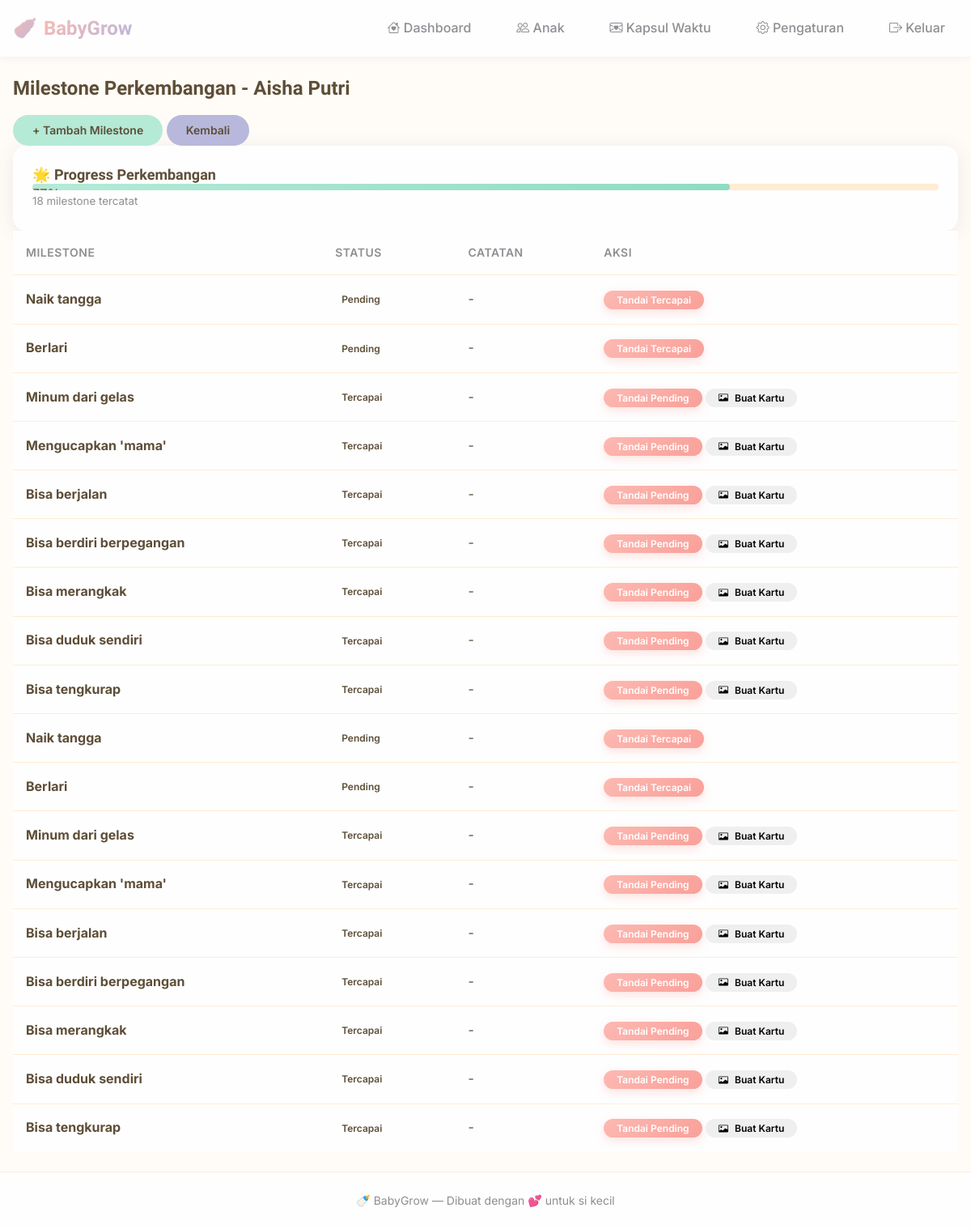
The page /children/1/milestone (signed in) on the database its author committed.
### tables this page shows
CREATE TABLE children (
            id INTEGER PRIMARY KEY AUTOINCREMENT,
            user_id INTEGER,
            name TEXT,
            dob TEXT,
            gender TEXT
        );

CREATE TABLE development (
            id INTEGER PRIMARY KEY AUTOINCREMENT,
            child_id INTEGER,
            milestone TEXT,
            status TEXT DEFAULT 'pending',
            noted TEXT
        );

### app.py (the view)
@app.route('/children/<int:child_id>/milestone')
def milestone_list(child_id):
    db = get_db()
    user_id = session.get('user_id')
    if not user_id:
        return redirect(url_for('login'))
    cur = db.execute('SELECT id,name FROM children WHERE id=? AND user_id=?', (child_id, user_id))
    child = cur.fetchone()
    if not child:
        flash('Anak tidak ditemukan.')
        return redirect(url_for('children'))
    cur = db.execute('SELECT id,milestone,status,noted FROM development WHERE child_id=? ORDER BY id DESC', (child_id,))
    milestones = cur.fetchall()
    total = len(milestones)
    done = sum(1 for m in milestones if m['status'] == 'done') if milestones else 0
    progress = int((done / total * 100)) if total > 0 else 0
    return render_template('milestone_list.html', child=child, milestones=milestones, progress=progress)

### db.py (called while the page is built)
def get_db():
    db = getattr(g, '_database', None)
    if db is None:
        if DB_TYPE == 'mysql':
            import mysql.connector
            host = os.environ.get('MYSQL_HOST', 'localhost')
            port = int(os.environ.get('MYSQL_PORT', '3306'))
            user = os.environ.get('MYSQL_USER', 'root')
            password = os.environ.get('MYSQL_PASSWORD', '')
            database = os.environ.get('MYSQL_DB', 'balita_db')
            conn = mysql.connector.connect(
                host=host,
                port=port,
                user=user,
                password=password,
                database=database
            )
            db = MySQLDBWrapper(conn)
        else:
            os.makedirs(DATABASE_DIR, exist_ok=True)
            conn = sqlite3.connect(DATABASE)
            conn.row_factory = sqlite3.Row
            db = conn
        g._database = db
    return db

def close_connection(exception):
    db = getattr(g, '_database', None)
    if db is not None:
        try:
            db.close()
        except Exception:
            pass

### templates/milestone_list.html (shortened to what this page needs)
{% extends "base.html" %}
{% block content %}
<div class="container mt-4">
    <div class="row mb-4">
        <div class="col-md-6">
            <h2>Milestone Perkembangan - {{ child['name'] }}</h2>
        </div>
        <div class="col-md-6 text-end">
            <a href="{{ url_for('add_milestone', child_id=child['id']) }}" class="btn btn-success">+ Tambah Milestone</a>
            <a href="{{ url_for('children') }}" class="btn btn-secondary">Kembali</a>
        </div>
    </div>
    {% if milestones %}
    <div class="card mb-4">
        <div class="card-body">
            <h5 class="card-title">🌟 Progress Perkembangan</h5>
            <div class="progress">
                <div class="progress-bar bg-success" role="progressbar" style="width: {{ progress }}%;" aria-valuenow="{{ progress }}" aria-valuemin="0" aria-valuemax="100">
                </div>
            </div>
            <small class="text-muted">{{ milestones | length }} milestone tercatat</small>
        </div>
    </div>
    <div class="table-responsive">
        <table class="table table-hover">
            <thead class="table-light">
                <tr>
                    <th>Milestone</th>
                    <th>Status</th>
                    <th>Catatan</th>
                    <th style="min-width: 200px;">Aksi</th>
                </tr>
            </thead>
            <tbody>
                {% for m in milestones %}
                <tr class="{% if m['status'] == 'done' %}table-success{% endif %}">
                    <td><strong>{{ m['milestone'] }}</strong></td>
                    <td>
                        {% if m['status'] == 'done' %}
                        <span class="badge bg-success">Tercapai</span>
                        {% else %}
                        <span class="badge bg-warning">Pending</span>
                        {% endif %}
                    </td>
                    <td>{{ m['noted'] if m['noted'] else '-' }}</td>
                    <td>
                        <form method="POST" action="{{ url_for('toggle_milestone', child_id=child['id'], milestone_id=m['id']) }}" style="display:inline;">
                            <button type="submit" class="btn btn-sm btn-primary">
                                {% if m['status'] == 'done' %}
                                Tandai Pending
                                {% else %}
                                Tandai Tercapai
                                {% endif %}
                            </button>
                        </form>
                        {% if m['status'] == 'done' %}
                        <button
                            class="btn btn-sm btn-outline-success ms-1"
                            onclick="generateMilestoneCard('{{ child['name'] }}', '{{ m['milestone'] }}', '{{ m['noted'] or 'Hari ini' }}')"
                            title="Buat kartu untuk dibagikan"
                        >
                            <i class="bi bi-card-image"></i> Buat Kartu
                        </button>
                        {% endif %}
                    </td>
                </tr>
                {% endfor %}
            </tbody>
        </table>
    </div>
    {% else %}
    <div class="alert alert-info">
        Belum ada milestone tercatat. <a href="{{ url_for('add_milestone', child_id=child['id']) }}">Tambah milestone sekarang</a>
    </div>
    {% endif %}
</div>
{% endblock %}

### static/css/style.css (style rules this page uses)
:root { --color-peach: #ffecd2; --color-peach-dark: #ffd9b3; --color-blush: #fcb9b2; --color-blush-dark: #f9a099; --color-lavender: #b8b8dc; --color-lavender-dark: #9999c9; --color-mint: #b5ead7; --color-mint-dark: #8edcc2; --color-cream: #fff8f0; --color-cloud: #fefefe; --color-text-primary: #5d4e37; --color-text-secondary: #8e8e93; --color-text-light: #b5a99a; --color-text-white: #ffffff; --color-success: #7bc67e; --color-warning: #ffd166; --color-error: #ef767a; --color-info: #6b9ac4; --shadow-sm: 0 2px 8px rgba(93, 78, 55, 0.06); --shadow-md: 0 4px 20px rgba(93, 78, 55, 0.08); --shadow-lg: 0 8px 40px rgba(93, 78, 55, 0.12); --shadow-card: 0 4px 24px rgba(93, 78, 55, 0.1); --radius-sm: 8px; --radius-md: 12px; --radius-lg: 16px; --radius-xl: 24px; --radius-full: 9999px; --space-xs: 4px; --space-sm: 8px; --space-md: 16px; --space-lg: 24px; --space-xl: 32px; --space-2xl: 48px; --transition-fast: 0.15s ease; --transition-normal: 0.25s ease; --transition-slow: 0.4s ease; --font-heading: "Quicksand", "Nunito", -apple-system, BlinkMacSystemFont, sans-serif; --font-body: "Inter", "Nunito Sans", -apple-system, BlinkMacSystemFont, sans-serif; }
.theme-peach { --color-primary: #ffecd2; --color-primary-dark: #ffd9b3; --color-background: #fffbf7; }
*, *::before, *::after { box-sizing: border-box; }
html { font-size: 16px; scroll-behavior: smooth; }
body { font-family: var(--font-body); background: var(--color-background, var(--color-cream)); color: var(--color-text-primary); line-height: 1.6; margin: 0; padding: 0; min-height: 100vh; }
h1, h2, h3, h4, h5, h6 { font-family: var(--font-heading); font-weight: 600; line-height: 1.3; margin: 0 0 var(--space-md); color: var(--color-text-primary); }
h2 { font-size: 1.5rem; }
a { color: var(--color-primary-dark, var(--color-blush-dark)); text-decoration: none; transition: color var(--transition-fast); }
.container { width: 100%; max-width: 1200px; margin: 0 auto; padding: 0 var(--space-md); }
.card { background: var(--color-cloud); border-radius: var(--radius-lg); box-shadow: var(--shadow-card); padding: var(--space-lg); transition: transform var(--transition-normal), box-shadow var(--transition-normal); }
.card-title { font-size: 1.125rem; font-weight: 600; margin: 0; }
.btn { display: inline-flex; align-items: center; justify-content: center; gap: var(--space-sm); padding: var(--space-sm) var(--space-lg); border: none; border-radius: var(--radius-full); font-family: var(--font-body); font-size: 0.875rem; font-weight: 600; cursor: pointer; transition: all var(--transition-fast); text-decoration: none; }
.btn-primary { background: linear-gradient( 135deg, var(--color-blush), var(--color-blush-dark) ); color: var(--color-text-white); box-shadow: 0 4px 12px rgba(252, 185, 178, 0.4); }
.btn-secondary { background: var(--color-lavender); color: var(--color-text-primary); }
.btn-success { background: var(--color-mint); color: var(--color-text-primary); }
.btn-sm { padding: var(--space-xs) var(--space-md); font-size: 0.75rem; }
.progress { height: 8px; background: var(--color-peach); border-radius: var(--radius-full); overflow: hidden; }
.progress-bar { height: 100%; background: linear-gradient(90deg, var(--color-mint), var(--color-mint-dark)); border-radius: var(--radius-full); transition: width 0.5s ease; }
.badge { display: inline-flex; align-items: center; padding: var(--space-xs) var(--space-sm); border-radius: var(--radius-full); font-size: 0.75rem; font-weight: 600; }
.table { width: 100%; border-collapse: collapse; background: var(--color-cloud); }
.table th, .table td { padding: var(--space-md); text-align: left; border-bottom: 1px solid var(--color-peach); }
.table th { font-weight: 600; color: var(--color-text-secondary); font-size: 0.875rem; text-transform: uppercase; letter-spacing: 0.5px; }
.table tbody tr:last-child td { border-bottom: none; }
.text-muted { color: var(--color-text-secondary); }

### rows shown on the page
children: name "Aisha Putri"
development: milestone "Naik tangga", status "Pending", m "-"
development: milestone "Berlari", status "Pending", m "-"
development: milestone "Minum dari gelas", status "Tercapai", m "-"
development: milestone "Mengucapkan 'mama'", status "Tercapai", m "-"
development: milestone "Bisa berjalan", status "Tercapai", m "-"
development: milestone "Bisa berdiri berpegangan", status "Tercapai", m "-"
development: milestone "Bisa merangkak", status "Tercapai", m "-"
development: milestone "Bisa duduk sendiri", status "Tercapai", m "-"
development: milestone "Bisa tengkurap", status "Tercapai", m "-"
development: milestone "Naik tangga", status "Pending", m "-"
development: milestone "Berlari", status "Pending", m "-"
development: milestone "Minum dari gelas", status "Tercapai", m "-"
development: milestone "Mengucapkan 'mama'", status "Tercapai", m "-"
development: milestone "Bisa berjalan", status "Tercapai", m "-"
development: milestone "Bisa berdiri berpegangan", status "Tercapai", m "-"
development: milestone "Bisa merangkak", status "Tercapai", m "-"
development: milestone "Bisa duduk sendiri", status "Tercapai", m "-"
development: milestone "Bisa tengkurap", status "Tercapai", m "-"

### other values the page prints
{{ milestones | length }} "18"
